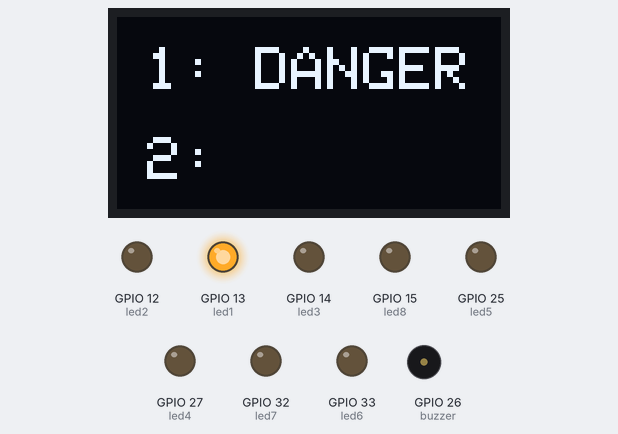
A sketch run on a simulated ESP32. Parts: 128×64 one-colour display, output pins drawn as LEDs (lit = HIGH), buzzer (waves = sounding, pin HIGH).

Above: at 2.1 s.
At 3.2 s:
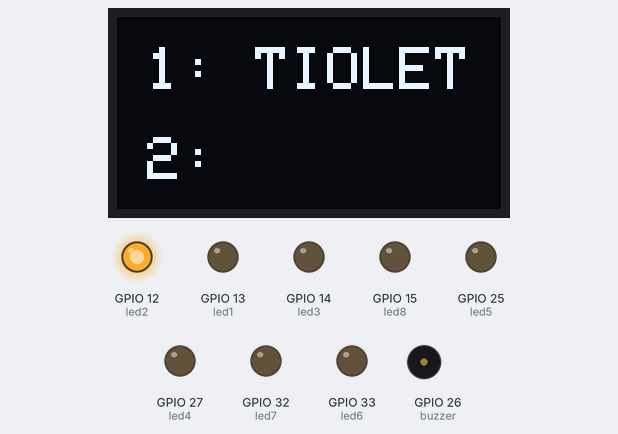
At 4.2 s:
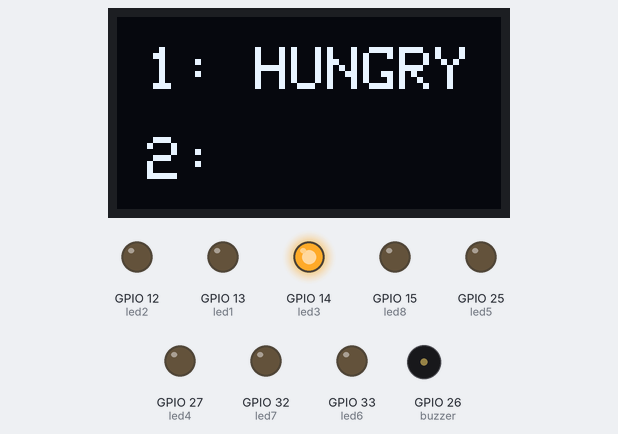
At 5.3 s:
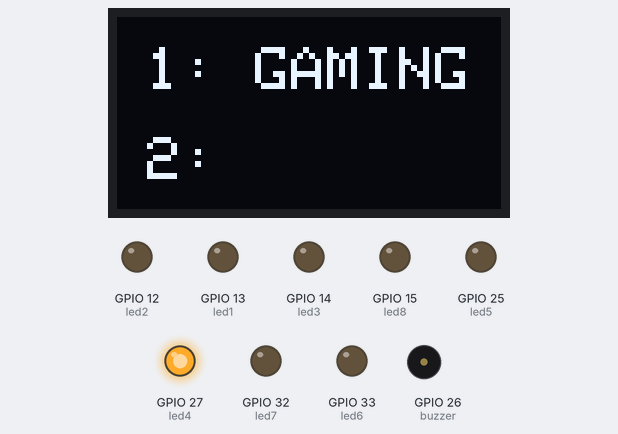
At 7.4 s:
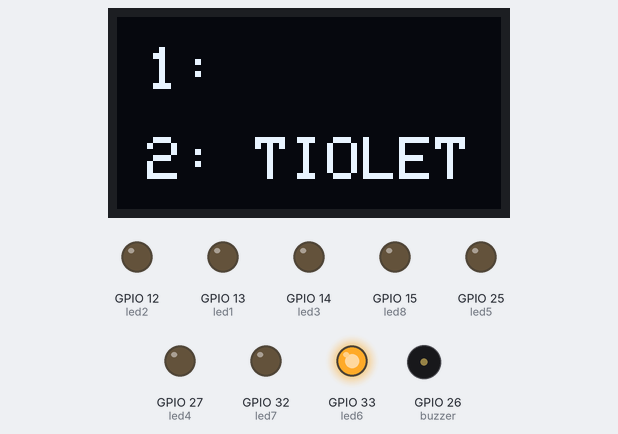
At 10.0 s:
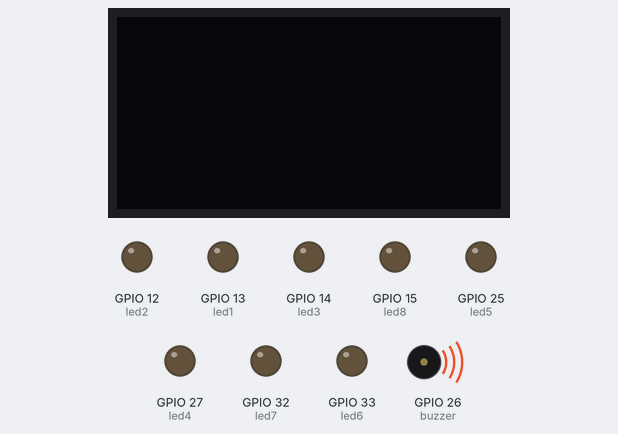
Timing chart, 0 to 40.0 s (numbered marks = the images above):
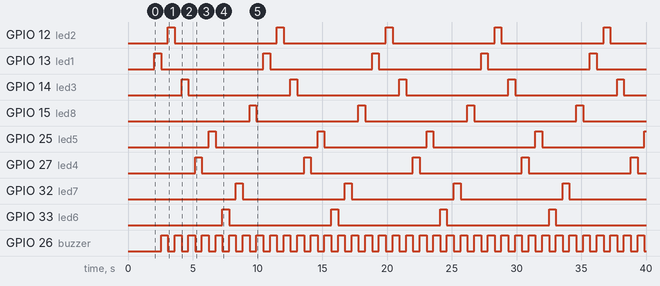

Measured:
- by itself, GPIO 26 (buzzer): alternates HIGH for 0.53 s and LOW for 0.53 s
- by itself, GPIO 12 (led2), GPIO 13 (led1), GPIO 14 (led3), GPIO 15 (led8), GPIO 25 (led5), GPIO 27 (led4), GPIO 32 (led7), GPIO 33 (led6): alternates HIGH for 0.53 s and LOW for 7.9 s
- by itself, everything shown: repeats every 8.4 s, in 16 steps
- what the display in image 0 shows lasts 0.5 s, from 2.1 s to 2.6 s

The sketch:

caringzone.ino
```cpp
#include <Wire.h>
#include <Adafruit_GFX.h>
#include <Adafruit_SSD1306.h>

#define SCREEN_WIDTH 128
#define SCREEN_HEIGHT 64

Adafruit_SSD1306 display(SCREEN_WIDTH, SCREEN_HEIGHT, &Wire, -1);

//LED-1
const int led1 = 13;
const int led2 = 12;
const int led3 = 14;
const int led4 = 27;

//BUZZER
const int buzzer = 26;

//LED-1
const int led5 = 25;
const int led6 = 33;
const int led7 = 32;
const int led8 = 15;

void setup() {
  pinMode(led1, OUTPUT);
  pinMode(led2, OUTPUT);
  pinMode(led3, OUTPUT);
  pinMode(led4, OUTPUT);
  pinMode(led5, OUTPUT);
  pinMode(led6, OUTPUT);
  pinMode(led7, OUTPUT);
  pinMode(led8, OUTPUT);
  pinMode(buzzer, OUTPUT);

  Serial.begin(115200);

  if(!display.begin(SSD1306_SWITCHCAPVCC, 0x3C)) {
    Serial.println(F("SSD1306 allocation failed"));
    for(;;);
  }

  delay(2000);
  display.clearDisplay();
  display.setTextSize(2.5);
  display.setTextColor(WHITE);
  // display.println("Hello, World!");
  // display.display();
}

void loop() {

  digitalWrite(led1, HIGH);
  digitalWrite(buzzer, LOW);
  display.setCursor(10, 10);
  display.println("1: DANGER");
  display.setCursor(10, 40);
  display.println("2:");
  display.display();
  delay(500);
  digitalWrite(led1, LOW);
  digitalWrite(buzzer, HIGH);
  display.clearDisplay();
  display.display();
  delay(500);
  digitalWrite(led2, HIGH);
  digitalWrite(buzzer, LOW);
  display.setCursor(10, 10);
  display.println("1: TIOLET");
  display.setCursor(10, 40);
  display.println("2:");
  display.display();
  delay(500);
  digitalWrite(led2, LOW);
  digitalWrite(buzzer, HIGH);
  display.clearDisplay();
  display.display();
  delay(500);
  digitalWrite(led3, HIGH);
  digitalWrite(buzzer, LOW);
  display.setCursor(10, 10);
  display.println("1: HUNGRY");
  display.setCursor(10, 40);
  display.println("2:");
  display.display();
  delay(500);
  digitalWrite(led3, LOW);
  digitalWrite(buzzer, HIGH);
  display.clearDisplay();
  display.display();
  delay(500);
  digitalWrite(led4, HIGH);
  digitalWrite(buzzer, LOW);
  display.setCursor(10, 10);
  display.println("1: GAMING");
  display.setCursor(10, 40);
  display.println("2:");
  display.display();
  delay(500);
  digitalWrite(led4, LOW);
  digitalWrite(buzzer, HIGH);
  display.clearDisplay();
  display.display();
  delay(500);
  digitalWrite(led5, HIGH);
  digitalWrite(buzzer, LOW);
  display.setCursor(10, 10);
  display.println("1:");
  display.setCursor(10, 40);
  display.println("2: DANGER");
  display.display();
  delay(500);
  digitalWrite(led5, LOW);
  digitalWrite(buzzer, HIGH);
  display.clearDisplay();
  display.display();
  delay(500);
  digitalWrite(led6, HIGH);
  digitalWrite(buzzer, LOW);
  display.setCursor(10, 10);
  display.println("1:");
  display.setCursor(10, 40);
  display.println("2: TIOLET");
  display.display();
  delay(500);
  digitalWrite(led6, LOW);
  digitalWrite(buzzer, HIGH);
  display.clearDisplay();
  display.display();
  delay(500);
  digitalWrite(led7, HIGH);
  digitalWrite(buzzer, LOW);
  display.setCursor(10, 10);
  display.println("1:");
  display.setCursor(10, 40);
  display.println("2: HUNGRY");
  display.display();
  delay(500);
  digitalWrite(led7, LOW);
  digitalWrite(buzzer, HIGH);
  display.clearDisplay();
  display.display();
  delay(500);
  digitalWrite(led8, HIGH);
  digitalWrite(buzzer, LOW);
  display.setCursor(10, 10);
  display.println("1:");
  display.setCursor(10, 40);
  display.println("2: GAMING");
  display.display();
  delay(500);
  digitalWrite(led8, LOW);
  digitalWrite(buzzer, HIGH);
  display.clearDisplay();
  display.display();
  delay(500);
}
```
